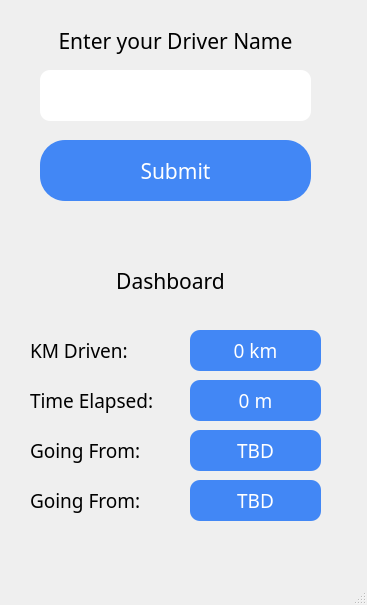
<?xml version="1.0" encoding="UTF-8"?>
<ui version="4.0">
 <class>MainWindow</class>
 <widget class="QMainWindow" name="MainWindow">
  <property name="geometry">
   <rect>
    <x>0</x>
    <y>0</y>
    <width>367</width>
    <height>605</height>
   </rect>
  </property>
  <property name="windowTitle">
   <string>Driver Side Client</string>
  </property>
  <property name="styleSheet">
   <string notr="true"/>
  </property>
  <widget class="QWidget" name="centralwidget">
   <widget class="QLabel" name="lblDriverName">
    <property name="geometry">
     <rect>
      <x>30</x>
      <y>20</y>
      <width>291</width>
      <height>41</height>
     </rect>
    </property>
    <property name="font">
     <font>
      <family>Product Sans</family>
      <pointsize>16</pointsize>
     </font>
    </property>
    <property name="text">
     <string>Enter your Driver Name</string>
    </property>
    <property name="alignment">
     <set>Qt::AlignCenter</set>
    </property>
   </widget>
   <widget class="QLineEdit" name="txtDriverName">
    <property name="geometry">
     <rect>
      <x>40</x>
      <y>70</y>
      <width>271</width>
      <height>51</height>
     </rect>
    </property>
    <property name="font">
     <font>
      <pointsize>12</pointsize>
     </font>
    </property>
    <property name="styleSheet">
     <string notr="true">border-radius:10px;</string>
    </property>
   </widget>
   <widget class="QPushButton" name="pushButton">
    <property name="geometry">
     <rect>
      <x>40</x>
      <y>140</y>
      <width>271</width>
      <height>61</height>
     </rect>
    </property>
    <property name="font">
     <font>
      <family>Product Sans</family>
      <pointsize>16</pointsize>
     </font>
    </property>
    <property name="styleSheet">
     <string notr="true">background-color:#4287f5;
border-radius: 25px;
color: white;</string>
    </property>
    <property name="text">
     <string>Submit</string>
    </property>
   </widget>
   <widget class="QLabel" name="lblKmDriven">
    <property name="geometry">
     <rect>
      <x>30</x>
      <y>330</y>
      <width>131</width>
      <height>41</height>
     </rect>
    </property>
    <property name="font">
     <font>
      <family>Product Sans</family>
      <pointsize>14</pointsize>
     </font>
    </property>
    <property name="text">
     <string>KM Driven:</string>
    </property>
   </widget>
   <widget class="QLabel" name="lblTimeElapsed">
    <property name="geometry">
     <rect>
      <x>30</x>
      <y>380</y>
      <width>141</width>
      <height>41</height>
     </rect>
    </property>
    <property name="font">
     <font>
      <family>Product Sans</family>
      <pointsize>14</pointsize>
     </font>
    </property>
    <property name="text">
     <string>Time Elapsed:</string>
    </property>
   </widget>
   <widget class="QLabel" name="lblGoingFrom">
    <property name="geometry">
     <rect>
      <x>30</x>
      <y>430</y>
      <width>131</width>
      <height>41</height>
     </rect>
    </property>
    <property name="font">
     <font>
      <family>Product Sans</family>
      <pointsize>14</pointsize>
     </font>
    </property>
    <property name="text">
     <string>Going From:</string>
    </property>
   </widget>
   <widget class="QLabel" name="lblGoingTo">
    <property name="geometry">
     <rect>
      <x>30</x>
      <y>480</y>
      <width>131</width>
      <height>41</height>
     </rect>
    </property>
    <property name="font">
     <font>
      <family>Product Sans</family>
      <pointsize>14</pointsize>
     </font>
    </property>
    <property name="text">
     <string>Going From:</string>
    </property>
   </widget>
   <widget class="QLabel" name="lblDashboard">
    <property name="geometry">
     <rect>
      <x>30</x>
      <y>260</y>
      <width>281</width>
      <height>41</height>
     </rect>
    </property>
    <property name="font">
     <font>
      <family>Product Sans</family>
      <pointsize>16</pointsize>
      <weight>50</weight>
      <italic>false</italic>
      <bold>false</bold>
     </font>
    </property>
    <property name="text">
     <string>Dashboard</string>
    </property>
    <property name="scaledContents">
     <bool>false</bool>
    </property>
    <property name="alignment">
     <set>Qt::AlignCenter</set>
    </property>
   </widget>
   <widget class="QLabel" name="showKmDriven">
    <property name="geometry">
     <rect>
      <x>190</x>
      <y>330</y>
      <width>131</width>
      <height>41</height>
     </rect>
    </property>
    <property name="font">
     <font>
      <family>Product Sans</family>
      <pointsize>14</pointsize>
     </font>
    </property>
    <property name="styleSheet">
     <string notr="true">background-color: #4287f5;
color: white;
border-radius:10px;</string>
    </property>
    <property name="text">
     <string>0 km</string>
    </property>
    <property name="alignment">
     <set>Qt::AlignCenter</set>
    </property>
   </widget>
   <widget class="QLabel" name="showTimeElapsed">
    <property name="geometry">
     <rect>
      <x>190</x>
      <y>380</y>
      <width>131</width>
      <height>41</height>
     </rect>
    </property>
    <property name="font">
     <font>
      <family>Product Sans</family>
      <pointsize>14</pointsize>
     </font>
    </property>
    <property name="styleSheet">
     <string notr="true">background-color: #4287f5;
color: white;
border-radius:10px;</string>
    </property>
    <property name="text">
     <string>0 m</string>
    </property>
    <property name="alignment">
     <set>Qt::AlignCenter</set>
    </property>
   </widget>
   <widget class="QLabel" name="showGoingFrom">
    <property name="geometry">
     <rect>
      <x>190</x>
      <y>430</y>
      <width>131</width>
      <height>41</height>
     </rect>
    </property>
    <property name="font">
     <font>
      <family>Product Sans</family>
      <pointsize>14</pointsize>
     </font>
    </property>
    <property name="styleSheet">
     <string notr="true">background-color: #4287f5;
color: white;
border-radius:10px;</string>
    </property>
    <property name="text">
     <string>TBD</string>
    </property>
    <property name="alignment">
     <set>Qt::AlignCenter</set>
    </property>
   </widget>
   <widget class="QLabel" name="showGoingTo">
    <property name="geometry">
     <rect>
      <x>190</x>
      <y>480</y>
      <width>131</width>
      <height>41</height>
     </rect>
    </property>
    <property name="font">
     <font>
      <family>Product Sans</family>
      <pointsize>14</pointsize>
     </font>
    </property>
    <property name="styleSheet">
     <string notr="true">background-color: #4287f5;
color: white;
border-radius:10px;</string>
    </property>
    <property name="text">
     <string>TBD</string>
    </property>
    <property name="alignment">
     <set>Qt::AlignCenter</set>
    </property>
   </widget>
  </widget>
  <widget class="QMenuBar" name="menubar">
   <property name="geometry">
    <rect>
     <x>0</x>
     <y>0</y>
     <width>367</width>
     <height>26</height>
    </rect>
   </property>
  </widget>
  <widget class="QStatusBar" name="statusbar"/>
 </widget>
 <resources/>
 <connections/>
</ui>
